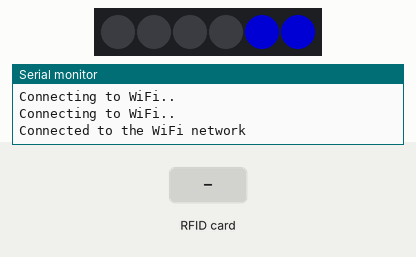
Recording of a sketch running on a simulated ESP8266 (NodeMCU). Parts: 6 RGB LEDs in strip order, left to right, the last lines printed to the serial monitor. The inputs (shaded band) are chosen by the test bench. Dim RGB values are drawn brighter than linear; WiFi joins after 1.5 s; servers stay silent unless stated; uploads are accepted with an empty reply; random numbers use the default seed unless the sketch sets one; EEPROM starts erased.

Above: at 4.9 s.
6.3 s: RFID card 5E 7A 19 C4 held to the reader
At 6.91 s:
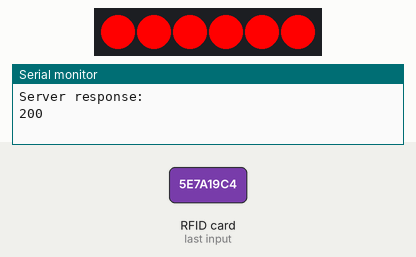
At 10.0 s:
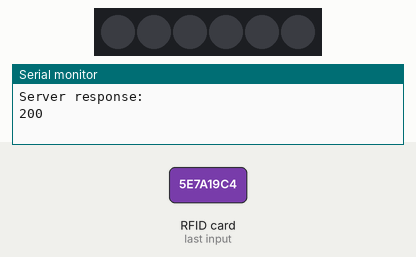
Timing chart, 0 to 11.5 s (numbered marks = the images above; inputs shaded):
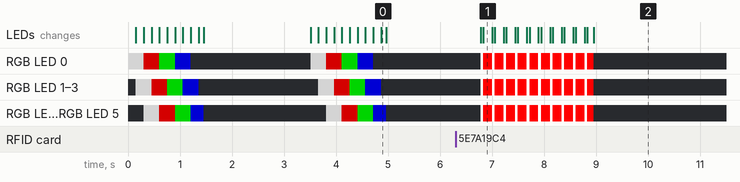

Measured:
- after the input at 6.3 s, the LEDs: first change after 0.48 s (image 1 shows a later state)

The sketch:

EscapeIoTCardReader.ino
```cpp
/* ===================================

TO DO:
Use IRQ pin instead of polling reader (saves battery, flops)

Add support for server to select a method and provide arguments

Add EEPROM read/write support

Add RFID card data read/write support
=====================================*/


#include <Arduino.h>
#include <Adafruit_NeoPixel.h>
#include <EEPROM.h>

// Standard SPI
#include <SPI.h>

// WiFi module
#include "ESP8266HTTPClient.h"
#include "ESP8266WiFi.h"

// Card reader module
#include <MFRC522.h>

// Make sure we use c99
#define _GLIBCXX_USE_C99 1

// CONFIGURATION ----------------------

// Server Settings
#define serverIpAddress "10.7.32.5"
#define serverPort 5001

// WS2812B LED Control
#define  lightDataPin D1
#define  _numLights 6

//  ----------------------

Adafruit_NeoPixel _lights = Adafruit_NeoPixel(_numLights, lightDataPin, NEO_GRB + NEO_KHZ800);
byte _lightValues[_numLights * 3];
byte _lightTargets[_numLights * 3];
byte _lightBases[_numLights * 3];
bool _lightValuesAnim = false;
int _flashingMode = 0;
#define FLASH_SPEED 80
int _flashPositions[3] = { 0, FLASH_SPEED / 2, FLASH_SPEED };

// WiFi credentials
const char* _ssid = "monavezazizi";
const char* _password = "curlyrosebud666";

// Debug by sending text over serial?
const bool debugSerial = true;

// Card reader pins
const int _resetPin = D2;
const int _selectPin = D3;
const int _interruptPin = D4;
// On the HiLetgo ESP8266 WiFi Board, SPI pins
// are not labeled with SPI names.
// These are the hardware SPI pins:
// CLK pin = D5
// MISO pin = D6
// MOSI pin = D7


// Card reader
MFRC522 _rfid(_selectPin, _resetPin);
MFRC522::MIFARE_Key _key;
byte _cardNUID[4];
byte _cardEMPTY[4] = { 0, 0, 0, 0 };

// Used to track time
unsigned long _time;
unsigned long _lastCardPoll;
bool _cardPresent = false;
int _halfPollRepeat = 0;

// Server-assigned position, but retained if we reboot so we don't have to re-setup mid-escape
int serverId = 0;

void setup() {

  // Initialize lights
  _lights.begin();
  _lights.show();

  lightstripDiag(_numLights);

  if(debugSerial){
    Serial.begin(9600);
  }
  SPI.begin();

  /* Explicitly set the ESP8266 to be a WiFi-client, otherwise, it by default,
     would try to act as both a client and an access-point and could cause
     network-issues with your other WiFi-devices on your WiFi-network. */
  WiFi.mode(WIFI_STA);


  WiFi.begin(_ssid, _password);


  // Try to connect, but after ten failures, assume we are
  // just charging and sleep.

  int retries = 10;
  while ((WiFi.status() != WL_CONNECTED) && retries > 0) {
    delay(1000);
      if(debugSerial){
        Serial.println("Connecting to WiFi..");
      }
      retries--;
  }

  if(retries == 0) {
    doPanic(_numLights);
    while(true) {
      delay(9999999);
    }
  }

  if(debugSerial){
    Serial.println("Connected to the WiFi network");
  }

  lightstripDiag(_numLights);

  Serial.println("Waiting for card");

  _rfid.PCD_Init();

  // Initialize card key
  for (byte i = 0; i < 6; i++) {
    _key.keyByte[i] = 0xFF;
  }

  // Server-assigned EEPROM-stored id
  EEPROM.begin(16); // We only use one byte; 16 is generous thinking ahead!
  serverId = EEPROM.read(0);
  Serial.print("Server-assigned ID at startup: ");
  Serial.println(serverId);
}


// ========== MAIN LOOP ==========
// Wait until a card is read, then send the card data to the server
void loop() {
  _time = millis();
  if(_time - _lastCardPoll > 200) { // wait 200ms between reads
    bool stateChanged = false;
    if (_cardPresent) {
      stateChanged = checkForNoCard();
    }
    // Don't bother looking for a new RFID if the old one hasn't been removed after a full-success
    if (!stateChanged && _flashingMode == 0) {
      stateChanged = pollForCard();
    }
    if (stateChanged) {
      _lastCardPoll = _time + 300; // Wait extra 300ms if state changed
    }
    else {
      _lastCardPoll = _time;
    }
  }

  delay(2);
  if (_lightValuesAnim) {
    lightFlicker(_numLights);
  }
}

bool checkForNoCard() {
  byte buffer[4];
  byte bufferSize = 4;
  if (_rfid.PICC_WakeupA(buffer, &bufferSize) == MFRC522::STATUS_OK) {
    _rfid.PICC_HaltA();
    return false;
  }

  _cardPresent = false;
  setAllLights(0, 0, 0, true);

  // Send WiFi data
  sendCardData(_cardEMPTY, true, true);
  return true;
}

bool pollForCard() {
  // Look for new cards
  if (!_rfid.PICC_IsNewCardPresent()) {
    // If card present, refresh (poll server) for victory condition, but less often
    if (_cardPresent) {
      if (_halfPollRepeat == 0) {
        sendCardData(_cardNUID, false, true);
      }
      // Only refresh once a second (5 x 200ms)
      if (++_halfPollRepeat >= 5) {
        _halfPollRepeat = 0;
      }
    }
    return false;
  }

  // Verify if the NUID has been read
  if (!_rfid.PICC_ReadCardSerial()) return false;

  // Serial.print(F("PICC type: "));
  MFRC522::PICC_Type piccType = _rfid.PICC_GetType(_rfid.uid.sak);
  // Serial.println(_rfid.PICC_GetTypeName(piccType));

  // Check is the PICC of Classic MIFARE type.
  // If it isn't, we can't read it.
  if (piccType != MFRC522::PICC_TYPE_MIFARE_MINI &&
      piccType != MFRC522::PICC_TYPE_MIFARE_1K &&
      piccType != MFRC522::PICC_TYPE_MIFARE_4K) {
    Serial.println(F("Your tag is not of type MIFARE Classic."));
    return false;
  }


  _cardPresent = true;
  // Serial.println("Read a card.");

  // Store NUID into nuidPICC array
  for (byte i = 0; i < 4; i++) {
    _cardNUID[i] = _rfid.uid.uidByte[i];
  }

  Serial.println();

  // Halt PICC
  _rfid.PICC_HaltA();

  // Stop encryption on PCD
  _rfid.PCD_StopCrypto1();

  // Send WiFi data
  sendCardData(_cardNUID, false, false);
  return true;
}


// Send card data to the server
// Print out a debug message on serial port
void sendCardData(byte NUID[4], bool ignoreResponse, bool ignoreError) {
  if (WiFi.status() != WL_CONNECTED) {
    Serial.println("Error in WiFi connection");
    // Flash lights so we know there's an error
    if (!ignoreError) {
      doPanic(_numLights);
    }
    return;
  }

  Serial.println("Sending card data via WiFi");
  HTTPClient http;

  http.begin(serverIpAddress, serverPort, "/EspApi/PutCardData/");
  http.addHeader("Content-Type", "application/json");

  char buffer[256];

  // Data is sent in JSON format and  parsed by the server into object field data
  sprintf(buffer, "{senderID: \"Sender ID\", cardData: [%d, %d, %d, %d], senderMacAddr:\"NOTSET\"}", NUID[0], NUID[1], NUID[2], NUID[3]);
  String message = String("{senderID: ") +
    serverId +
    String(", cardData: [") +
    String(NUID[0], DEC) + ", " +
    String(NUID[1], DEC) + ", " +
    String(NUID[2], DEC) + ", " +
    String(NUID[3], DEC) +
    String("], senderMacAddr:\"") +
    WiFi.macAddress() +
    String("\"}");

  Serial.println(message);
  //Serial.print("Sending: ");
 // Serial.println(buffer);

  int httpResponseCode = http.PUT(message);

  if (httpResponseCode > 0) {
    const String response = http.getString();
    http.end();
    Serial.println("Server response:");
    Serial.println(httpResponseCode);
    Serial.println(response);

    if (!ignoreResponse) {
      setEachLight(response, _numLights);
    }
  } else {
    http.end();
    Serial.print("Error on sending PUT Request: ");
    Serial.println(httpResponseCode);
    // Flash lights so we know there's an error
    if (!ignoreError) {
      doPanic(_numLights);
    }
  }
}

void flashLights(int duration) {
  setAllLights(0, 0, 0, false);
  delay(duration);
  setAllLights(255, 255, 255, false);
  delay(duration);
}

void setAllLights(byte red, byte green, byte blue, bool smooth) {
  for(int k = 0; k < _numLights; k++) {
    if (!smooth) {
      _lights.setPixelColor(k, red, green, blue);
      _lightValues[k*3] = red;
      _lightValues[k*3+1] = green;
      _lightValues[k*3+2] = blue;
    }
    _lightBases[k*3] = red;
    _lightBases[k*3+1] = green;
    _lightBases[k*3+2] = blue;
    _lightTargets[k*3] = red;
    _lightTargets[k*3+1] = green;
    _lightTargets[k*3+2] = blue;
  }

  _lights.show();
  _lightValuesAnim = smooth;
  _flashingMode = 0;
}

// Indicate an unintended state has been reached.
void doPanic(int numLights) {
  for(int k = 0; k < 10; k++) {
    flashLights(50);
    for (int i = 0; i < numLights; i ++) {
      setAllLights(255, 0, 0, false);
      delay(20);
    }
  }

  setAllLights(0, 0, 0, false);
}


// Accepts a string containing hex digits.
// Splits the string into sets of 6 digits each,
// and treats each as a color to assign to a different light.
// If present, another digit represents mode to flash lights indicating some sort of success.
// If present, a final set of 2 digits is used to assign serverId.
void setEachLight(String str, int numLights) {
  // Make sure the string is long enough to address every light
  if(6 * (numLights) > str.length()) {
    doPanic(_numLights);
    Serial.print("String length too short.");
    Serial.println(str.length());
  }

  char buffer[8];
  for(int i = 0; i < numLights * 3; i++) {

    int startIndex = i * 2;
    unsigned long color;

    String colorStr = str.substring(startIndex, startIndex + 2);

    colorStr.toCharArray(buffer,8);
    color = strtoul(buffer, NULL, 16);

    if (color != _lightBases[i]) {
      _lightBases[i] = color;
      _lightTargets[i] = color;
    }
  }
  _lightValuesAnim = true;
  lightFlicker(numLights);

  int flashModeIndex = numLights * 6;
  if (str.length() > flashModeIndex) {
    String modeStr = str.substring(flashModeIndex, flashModeIndex + 1);
    modeStr.toCharArray(buffer,8);
    unsigned long newMode = strtoul(buffer, NULL, 16);
    _flashingMode = newMode;
  }

  int serverIdIndex = numLights * 6 + 1;
  if (str.length() > serverIdIndex + 1) {
    String idStr = str.substring(serverIdIndex, serverIdIndex + 2);
    idStr.toCharArray(buffer,8);
    unsigned long newId = strtoul(buffer, NULL, 16);
    if (newId != serverId) {
      Serial.print("Setting server ID to: ");
      Serial.println(newId);
      serverId = newId;
      EEPROM.write(0, serverId);
      if (EEPROM.commit()) {
        Serial.println("EEPROM successfully committed");
      } else {
        Serial.println("ERROR! EEPROM commit failed");
      }
    }
  }
}

void lightFlicker(int numLights) {
  for (int i = 0; i < numLights * 3; i += 3) {
    bool done = true;
    for (int j = i; j < i + 3; ++j) {
      if (_lightValues[j] < _lightTargets[j]) {
        ++_lightValues[j];
        done = false;
      }
      else if (_lightValues[j] > _lightTargets[j]) {
        --_lightValues[j];
        done = false;
      }
    }
    if (done) {
      // range of target- 25% to 100%
      int range = random(25, 100);
      for (int j = i; j < i + 3; ++j) {
        _lightTargets[j] = _lightBases[j] * range / 100;
      }
    }
  }

  int _flashPercent = 0;
  if (_flashingMode > 0) {
    // Flashing mode 1: Rotate white light 50% 100% 50% around the circle
    for (int x = 0; x < 3; ++x) {
      ++_flashPositions[x];
      if (_flashPositions[x] >= numLights * FLASH_SPEED) {
        _flashPositions[x] = 0;
      }
    }
    // Flashing mode 2: All lights pulse 0 to 100 and back to 0
    if (_flashingMode == 2) {
      // Just convert the first position to a range of -100 thru 100 and absolute value it
      _flashPercent = _flashPositions[0] * 200 / (numLights * FLASH_SPEED);
      _flashPercent = _flashPercent - 100;
      if (_flashPercent < 0) _flashPercent = -_flashPercent;
    }
  }
  for(int i = 0; i < numLights; i++) {
    // Currently: mode 1 flashes to white, mode 2 to a dark red
    int flashTowardsA = _flashingMode == 1 ? 255 : 128;
    int flashTowardsB = _flashingMode == 1 ? 255 : 0;

    if (_flashingMode == 1 && i == (_flashPositions[1] / FLASH_SPEED)) {
      _lights.setPixelColor(i, flashTowardsA, flashTowardsB, flashTowardsB);
    }
    else if (_flashingMode == 1 && (i == (_flashPositions[0] / FLASH_SPEED) || i == (_flashPositions[2] / FLASH_SPEED))) {
      _lights.setPixelColor(i,
        (_lightValues[i * 3] + flashTowardsA) / 2,
        (_lightValues[i * 3 + 1] + flashTowardsB) / 2,
        (_lightValues[i * 3 + 2] + flashTowardsB) / 2
        );
    }
    else if (_flashingMode == 2) {
      _lights.setPixelColor(i,
        _lightValues[i * 3] + (flashTowardsA - _lightValues[i * 3]) * _flashPercent / 100,
        _lightValues[i * 3 + 1] + (flashTowardsB - _lightValues[i * 3 + 1]) * _flashPercent / 100,
        _lightValues[i * 3 + 2] + (flashTowardsB - _lightValues[i * 3 + 2]) * _flashPercent / 100
        );
    }
    else {
      _lights.setPixelColor(i, _lightValues[i * 3], _lightValues[i * 3 + 1], _lightValues[i * 3 + 2]);
    }
  }
  _lights.show();
}

void lightstripDiag(int numLights) {

  // Light strip diagnostic
  for(int k = 0; k < numLights; k++){
    _lights.setPixelColor(k, 128, 128, 128);
  	_lights.show();
	  delay(50);
  }

  for(int k = 0; k < numLights; k++){
    _lights.setPixelColor(k, 128, 0, 0);
  	_lights.show();
    delay(50);
  }

  for(int k = 0; k < numLights; k++){
    _lights.setPixelColor(k, 0, 128, 0);
  	_lights.show();
    delay(50);
  }

  for(int k = 0; k < numLights; k++){
    _lights.setPixelColor(k, 0, 0, 128);
  	_lights.show();
    delay(50);
  }

  for(int k = 0; k < numLights; k++){
    _lightValues[k*3] = 0;
    _lightValues[k*3+1] = 0;
    _lightValues[k*3+2] = 0;
    _lightBases[k*3] = 0;
    _lightBases[k*3+1] = 0;
    _lightBases[k*3+2] = 0;
    _lightTargets[k*3] = 0;
    _lightTargets[k*3+1] = 0;
    _lightTargets[k*3+2] = 0;
    _lights.setPixelColor(k, 0, 0, 0);
	  _lights.show();
    delay(50);
  }

  _lightValuesAnim = false;
  _flashingMode = 0;
}
```
